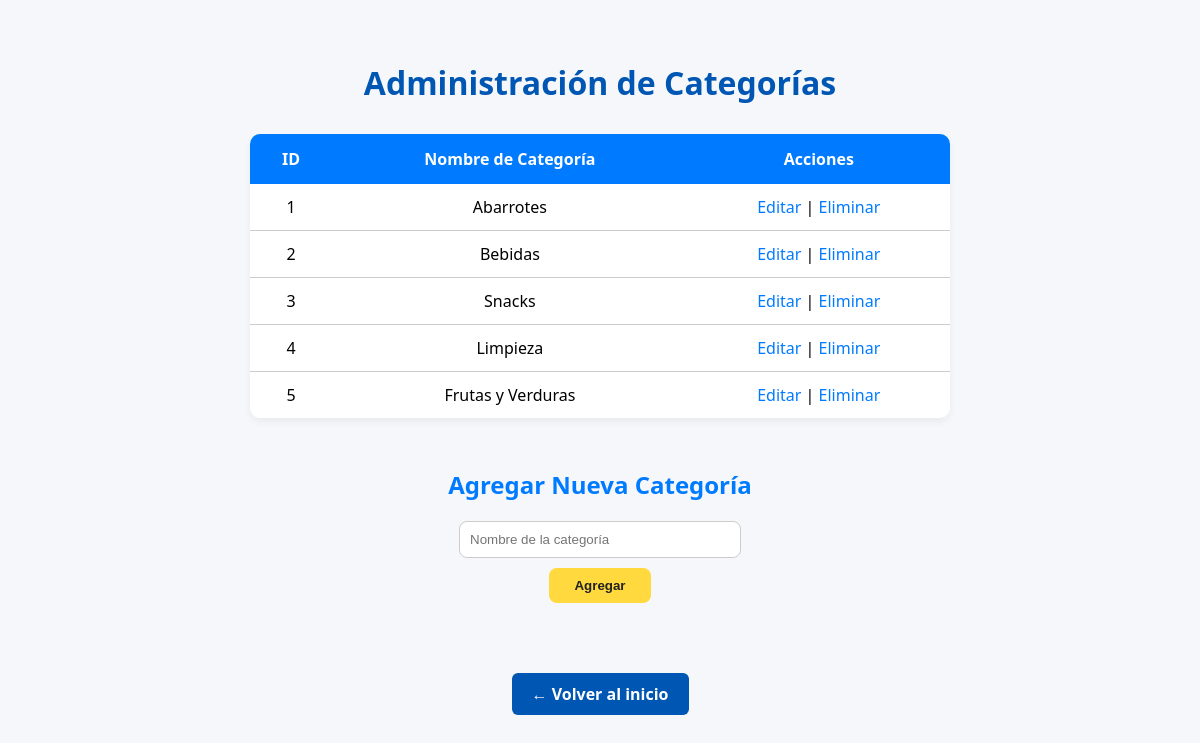
Page /categorias.php on the committed database.
### tables this page shows
CREATE TABLE `categorias` (
  `id_categoria` int(11) NOT NULL,
  `nombre_categoria` varchar(255) NOT NULL
);

### categorias.php (the view, shortened to what this page needs)
<?php
$host = "localhost";
$user = "root";
$pass = "";
$dbname = "almacen";
$conn = new mysqli($host, $user, $pass, $dbname);
?>
<!DOCTYPE html>
<html lang="es">
<head>
</head>
<body>
<h1>Administración de Categorías</h1>
<table>
    <tr>
        <th>ID</th>
        <th>Nombre de Categoría</th>
        <th>Acciones</th>
    </tr>
    <?php
    $res = $conn->query("SELECT * FROM categorias");
    while ($row = $res->fetch_assoc()) {
        echo "<tr>
                <td>{$row['id_categoria']}</td>
                <td>{$row['nombre_categoria']}</td>
                <td>
                    <a class='btn-link' href='categorias.php?editar={$row['id_categoria']}'>Editar</a> |
                    <a class='btn-link' href='categorias.php?eliminar={$row['id_categoria']}' onclick='return confirm(\"¿Eliminar esta categoría?\")'>Eliminar</a>
                </td>
              </tr>";
    }
    ?>
</table>
<?php if (isset($_GET['editar'])):
    $id = intval($_GET['editar']);
    $res = $conn->query("SELECT * FROM categorias WHERE id_categoria = $id");
    $cat = $res->fetch_assoc();
?>
    <h2>Editar Categoría</h2>
    <form method="post">
        <input type="hidden" name="id_categoria" value="<?= $cat['id_categoria'] ?>">
        <input type="text" name="nombre_categoria" value="<?= $cat['nombre_categoria'] ?>" required><br>
        <input type="submit" name="editar" value="Actualizar">
    </form>
<?php else: ?>
    <h2>Agregar Nueva Categoría</h2>
    <form method="post">
        <input type="text" name="nombre_categoria" placeholder="Nombre de la categoría" required><br>
        <input type="submit" name="agregar" value="Agregar">
    </form>
<?php endif; ?>
<a href="index.php" class="volver">← Volver al inicio</a>
</body>
</html>

### categorias.php (style rules this page uses)
:root { --azul: #007BFF; --azul-oscuro: #0056b3; --amarillo: #FFD93D; --amarillo-oscuro: #F4C900; --gris-claro: #f5f7fa; --gris-borde: #ccc; }
body { font-family: 'Segoe UI', sans-serif; background: var(--gris-claro); padding: 40px 20px; margin: 0; text-align: center; }
h1 { color: var(--azul-oscuro); margin-bottom: 30px; }
h2 { color: var(--azul); margin-top: 50px; margin-bottom: 20px; }
table { margin: 0 auto 40px; border-collapse: collapse; width: 90%; max-width: 700px; background-color: #fff; box-shadow: 0 4px 8px rgba(0,0,0,0.05); border-radius: 10px; overflow: hidden; }
th { background-color: var(--azul); color: white; padding: 14px; }
td { padding: 12px; border-bottom: 1px solid var(--gris-borde); }
tr:last-child td { border-bottom: none; }
form { margin-bottom: 40px; }
input[type="text"] { padding: 10px; width: 260px; border-radius: 8px; border: 1px solid #ccc; margin-bottom: 10px; }
input[type="submit"] { padding: 10px 25px; background-color: var(--amarillo); color: #222; font-weight: bold; border: none; border-radius: 8px; cursor: pointer; transition: background-color 0.3s ease; }
.btn-link { text-decoration: none; color: var(--azul); font-weight: 500; }
.volver { display: inline-block; margin-top: 30px; text-decoration: none; background: var(--azul-oscuro); color: white; padding: 10px 20px; border-radius: 6px; font-weight: bold; transition: background-color 0.3s ease; }

### rows in the picture
categorias: id_categoria "1", nombre_categoria "Abarrotes"
categorias: id_categoria "2", nombre_categoria "Bebidas"
categorias: id_categoria "3", nombre_categoria "Snacks"
categorias: id_categoria "4", nombre_categoria "Limpieza"
categorias: id_categoria "5", nombre_categoria "Frutas y Verduras"
